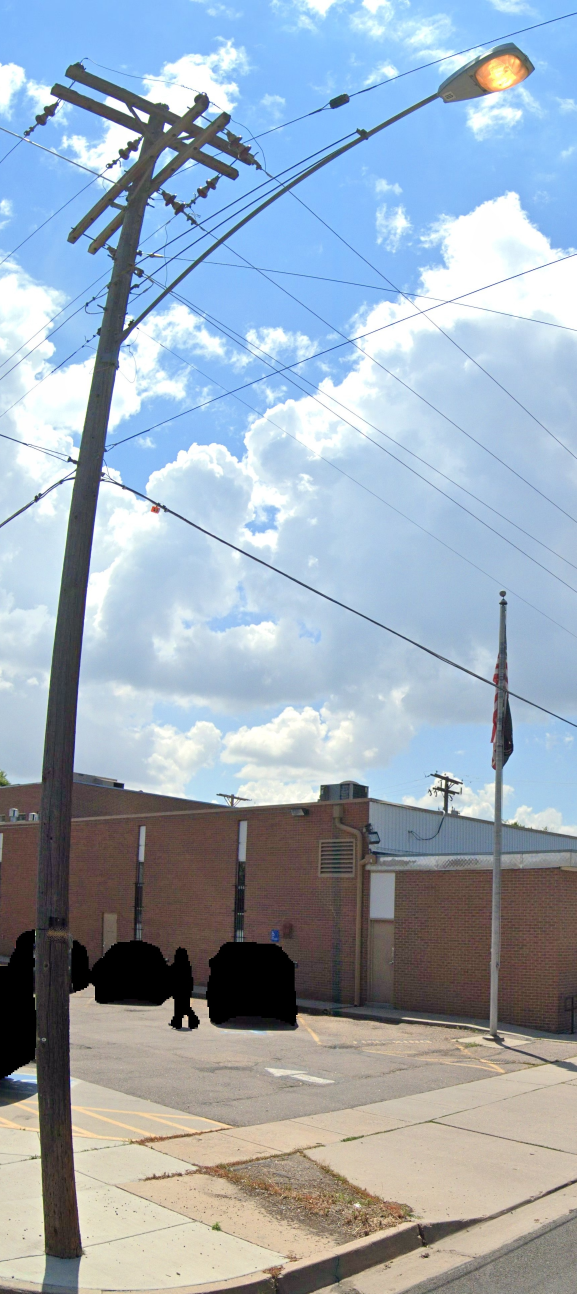
#> input picture imagery_insights/notebooks/Identify_lamp_make_model_from_RAG/data/test_dataset/o1_8db6de0ca7cd132513471b2d8c7fd44c_00250082.jpg, 1730 x 3881 px (shown at 1/3 size)
$ python -i roof.py   (imports and definitions only)   (older library calls are emulated)
#> lines starting #> are read from the running program, lines starting #| are printed output that depends on the picture; after the words box and inside, x2 and y2 are one past the last pixel; in counts of white or black regions, pixels touching at a corner belong together
#> further down, picture is the input picture: shape (3881, 1730, 3); mean B, G, R 183.1, 169.7, 156
### street_view_insights/panoramic/svi_geo/svi_geo/rosette.py
"""7-camera rosette model for Street View Insights panoramic (`SV_PANO`) imagery.

A "pano" in `pano_observations_*` is 7 unstitched frames (observation id
`o1:<pano_id>_<k>:5001ee`, k = 0..6). Cameras 0-5 look roughly horizontally ~60 deg apart,
camera 6 points at the sky. Each frame has its own `camera_pose` (heading, pitch, roll), but
no intrinsics are published, so we model every horizontal camera with one shared
Kannala-Brandt (KB4 / OpenCV fisheye) model, fitted by `svi_geo.calibrate`.

Conventions
-----------
* Camera frame: OpenCV (x right, y down, z forward).
* World frame: local ENU (east, north, up).
* `cam_rotation(...)` returns R (3x3) whose columns are the camera right/down/forward axes
  in ENU, i.e. `d_world = R @ d_cam`.
* Bearings: azimuth in degrees clockwise from north in [0, 360), elevation in degrees.
"""

from __future__ import annotations

import dataclasses
import functools
import json
import math
import re
from collections.abc import Mapping, Sequence
from importlib import resources
from pathlib import Path
from typing import Any

import cv2
import numpy as np

from svi_geo import geo

_OBS_RE = re.compile(r"^o1:(?P<pano>.+)_(?P<k>\d):5001ee$")
SKY_CAMERA = 6
N_GROUND_CAMERAS = 6


# --------------------------------------------------------------------------- ids


# [6 lines left out: function camera_index, not called in this run]


def pano_id_from_observation(observation_id: str) -> str | None:
    m = _OBS_RE.match(observation_id or "")
    return m.group("pano") if m else None


def is_ground_camera(k: int) -> bool:
    """True for the 6 roughly-horizontal cameras, False for the sky camera (6)."""
    return 0 <= int(k) < N_GROUND_CAMERAS


# --------------------------------------------------------------------------- intrinsics


@dataclasses.dataclass(frozen=True)
class Intrinsics:
    """Shared KB4 fisheye model for the horizontal rosette cameras (full-resolution pixels)."""

    width: int
    height: int
    fx: float
    fy: float
    cx: float
    cy: float
    k1: float = 0.0
    k2: float = 0.0
    k3: float = 0.0
    k4: float = 0.0
    max_theta_deg: float = 100.0
    fitted: bool = False
    source_snapshots: list[str] = dataclasses.field(default_factory=list)
    rosette_radius_m: float = 0.10
    # Per camera index k: small [dyaw, dpitch, droll] corrections (deg) added to camera_pose.
    cam_rot_delta_deg: dict[int, list[float]] = dataclasses.field(default_factory=dict)
    # Sign applied to (pitch, roll) from camera_pose, chosen from data during calibration.
    pose_convention: tuple[int, int] = (1, 1)
    metrics: dict[str, Any] = dataclasses.field(default_factory=dict)
    notes: str = ""

    @property
    def dist(self) -> np.ndarray:
        return np.array([self.k1, self.k2, self.k3, self.k4], dtype=np.float64)

    @property
    def K(self) -> np.ndarray:
        return np.array([[self.fx, 0, self.cx], [0, self.fy, self.cy], [0, 0, 1.0]])

    # [35 lines left out: functions scaled, for_image, to_dict, from_dict, not called in this run]

    def save(self, path: str | Path) -> None:
        Path(path).write_text(json.dumps(self.to_dict(), indent=2, sort_keys=True) + "\n")

    @classmethod
    def load(cls, path: str | Path) -> Intrinsics:
        return cls.from_dict(json.loads(Path(path).read_text()))


# Placeholder equidistant guess used until calibration (and as the "uncalibrated" baseline).
DEFAULT_INTRINSICS = Intrinsics(
    width=3648,
    height=5472,
    fx=1400.0,
    fy=1400.0,
    cx=1823.5,
    cy=2735.5,
    max_theta_deg=100.0,
    fitted=False,
    notes="Placeholder equidistant guess (f=1400 px); not fitted.",
)

FITTED_INTRINSICS_FILE = "rosette_kb4_v1.json"


# [11 lines left out: function load_intrinsics, not called in this run]


# --------------------------------------------------------------------------- rotations


def _pose_get(pose: Mapping[str, Any], key: str) -> float:
    v = pose.get(key) if isinstance(pose, Mapping) else getattr(pose, key)
    return 0.0 if v is None or (isinstance(v, float) and math.isnan(v)) else float(v)


# [111 lines left out: functions cam_rotation, pose_rotation, project, _theta_from_theta_d, unproject, theta_of_pixel and 3 more, not called in this run]


def pixel_to_bearing(intr: Intrinsics, pose: Mapping[str, Any], u, v, cam_k: int | None = None):
    """Pixel(s) -> (azimuth deg [0,360), elevation deg) in the world."""
    return dir_to_bearing(world_rays(intr, pose, u, v, cam_k))


# [53 lines left out: functions bearing_to_pixel, camera_center_enu, not called in this run]


# --------------------------------------------------------------------------- perspective views


@dataclasses.dataclass(frozen=True)
class PerspectiveView:
    """A virtual, world-oriented pinhole camera (zero roll unless `roll_deg` is set)."""

    yaw_deg: float
    pitch_deg: float
    hfov_deg: float
    width: int
    height: int
    roll_deg: float = 0.0

    @property
    def f(self) -> float:
        return (self.width / 2.0) / math.tan(math.radians(self.hfov_deg) / 2.0)

    @property
    def cx(self) -> float:
        return (self.width - 1) / 2.0

    @property
    def cy(self) -> float:
        return (self.height - 1) / 2.0

    @property
    def R(self) -> np.ndarray:
        return cam_rotation(self.yaw_deg, self.pitch_deg, self.roll_deg)

    # [6 lines left out: function pixel_dirs, not called in this run]

    def pixel_to_bearing(self, u, v):
        return dir_to_bearing(self.pixel_dirs(u, v))

    # [46 lines left out: functions bearing_to_pixel, box_to_bearings, perspective_maps, not called in this run]


def minification_factor(intr: Intrinsics, view: PerspectiveView) -> float:
    """Source pixels per output pixel near the view centre (`0.5*(fx + fy) / view.f`)."""
    return float(0.5 * (intr.fx + intr.fy) / max(1e-6, view.f))


# [32 lines left out: function render_perspective, not called in this run]


_IDENTITY_POSE = {"heading": 0.0, "pitch": 0.0, "roll": 0.0}


# [78 lines left out: functions undistort, _theta_d_limit, lens_mask, valid_mask, privacy_blob_mask, not called in this run]


def textured_mask(image: np.ndarray, ksize: int = 31, min_std: float = 4.0) -> np.ndarray:
    """True where local intensity std-dev >= min_std (drops flat sky / blown-out regions)."""
    gray = (image if image.ndim == 2 else cv2.cvtColor(image, cv2.COLOR_BGR2GRAY)).astype(
        np.float32
    )
    mean = cv2.blur(gray, (ksize, ksize))
    sq = cv2.blur(gray * gray, (ksize, ksize))
    return np.sqrt(np.maximum(sq - mean * mean, 0.0)) >= min_std


def _row_get(row: Any, key: str):
    return row.get(key) if isinstance(row, Mapping) else getattr(row, key)


# [125 lines left out: functions rank_cameras_for_target, select_camera_for_target, frame_edge_theta_deg, _invertible_theta_deg, sensor_edge_theta_deg, _view_grid and 2 more, not called in this run]


def vfov_for(hfov_deg: float, aspect: float) -> float:
    """Vertical FOV (deg) of a pinhole view with horizontal FOV `hfov_deg`, aspect = w / h."""
    return float(np.degrees(2 * math.atan(math.tan(math.radians(hfov_deg) / 2) / aspect)))


FOV_EVAL_WIDTH = 96  # grid used by max_view_fov (the black fraction is resolution-independent)
FOV_SAFETY = 0.8  # aim below max_black so a full-resolution render stays under it


# [44 lines left out: functions max_view_fov, _widest_view, not called in this run]


@dataclasses.dataclass(frozen=True)
class CameraChoice:
    row: Any
    cam_k: int
    hfov_deg: float
    vfov_deg: float


# [27 lines left out: function best_camera_for_view, not called in this run]


# Elevation (deg, camera frame) below which the capture vehicle's body fills the ground views.
HOOD_ELEV_DEG = -40.0


# [15 lines left out: function hood_row, not called in this run]


# --------------------------------------------------------------------------- multi-camera views
# A view centred on the seam between two cameras (on the real rosette the travel direction is
# such a seam) is composited: every view pixel is taken from the covering camera whose optical
# axis is nearest to it. The seam is hard (no blending). The two cameras flanking the travel
# direction sit on the rosette circle (radius 0.084 m) at +-30 deg, 0.084 m apart across the
# seam, so a point is seen from slightly different directions: `seam_parallax_px`. In a 70 deg
# 1024 px road view pitched -22 deg (f = 731 px) the step is 16.6 px for the ground at the
# hood-crop row (-40 deg, 3.9 m slant range), 8.4 px for the ground at -20 deg, and 3.3 / 1.3 px
# for objects 20 / 50 m away near the horizon (tests/test_rosette_fov.py).
ROSETTE_RADIUS_M = 0.084


# [197 lines left out: functions seam_parallax_px, _ground_rows, _owners, view_black_fraction_multi, max_view_fov_multi, composite_rows and 2 more, not called in this run]

### street_view_insights/panoramic/svi_geo/svi_geo/roof.py
"""Roof views and roof-edge validation (pure code; Gemini only proposes the polylines).

* `render_roof_view` renders a pinhole view with no black border (per-side FOV limits).
* `validate_roof_edges` accepts a proposed edge only where the image has an oriented
  gradient and a line segment along it, off foliage, sky and no-data pixels; accepted edges
  are snapped to the image lines. `random_acceptance` reports how often random segments of
  the same image (or of the roof band) pass, so every result carries its own false-accept
  baseline. The validator checks that a straight image edge exists where an edge was drawn,
  not that it is a roof edge; `decoy_acceptance` measures how often named non-roof lines
  (horizon, wall base, siding) pass.
"""

import dataclasses
import math
import warnings
from collections.abc import Mapping, Sequence
from typing import Any

import cv2
import numpy as np

from svi_geo import rosette

MIN_ROOF_HFOV_DEG = 8.0  # narrower views carry too little context to trace a roof


# [41 lines left out: function render_roof_view, not called in this run]


@dataclasses.dataclass(frozen=True)
class TypedEdge:
    """A roof polyline in view pixels, (x, y) per vertex, with its Gemini edge type."""

    edge_type: str | None
    points: list[tuple[float, float]]
    reason: str = ""  # why it was rejected (empty when accepted)


@dataclasses.dataclass
class RoofValidationResult:
    valid_edges: list[TypedEdge]
    rejected_edges: list[TypedEdge]
    mean_gradient_support: float  # over accepted edges only
    raw_mean_gradient_support: float  # over all edges
    median_angle_residual_deg: float  # accepted segments vs their snapped lines
    floating_sky_edges_count: int
    corner_foldover_rate: float  # from snapped vertices of accepted edges
    random_acceptance: float  # share of random segments this validator accepts on this image


# Tuned on synthetic seeds 0-7 (tests/synthetic_scenes.py); asserted on held-out seeds 8-15.
GRAD_PERCENTILE = 85.0  # a supporting pixel's gradient magnitude is >= this image percentile
NORMAL_SEARCH_PX = 2  # search +-this many pixels along the segment normal
ORIENT_TOL_DEG = 20.0  # gradient direction within this of the segment normal
MIN_SUPPORT = 0.70  # share of samples that must be supported
LSD_DIST_PX = 3.0  # an LSD segment within this distance ...
LSD_ANGLE_DEG = 5.0  # ... and angle of the segment counts towards its overlap
MIN_LSD_OVERLAP = 0.50  # share of the segment length covered by such LSD segments
MAX_FOLIAGE = 0.40
MAX_SKY = 0.40
MIN_VALID = 0.98  # share of samples inside the (eroded) valid mask
VALID_ERODE_PX = 5  # keeps segments off the no-data border
MIN_SEGMENT_PX = 8.0
PARALLEL_DEG = 10.0  # consecutive snapped lines closer than this to parallel meet at midpoint
RANDOM_LEN_PX = (100.0, 400.0)


@dataclasses.dataclass
class _Context:
    gray: np.ndarray
    mag: np.ndarray
    ang: np.ndarray  # gradient direction, degrees [0, 360)
    mag_thresh: float
    lsd: np.ndarray  # (n, 4) x1, y1, x2, y2
    foliage: np.ndarray  # bool
    sky: np.ndarray  # bool (interior of sky above the horizon)
    valid: np.ndarray  # bool (eroded valid mask)


def _foliage_mask(img: np.ndarray) -> np.ndarray:
    hsv = cv2.cvtColor(img, cv2.COLOR_BGR2HSV)
    return cv2.inRange(hsv, np.array([35, 40, 40]), np.array([85, 255, 255])) > 0


def _sky_mask(img: np.ndarray, horizon_row: float | None) -> np.ndarray:
    """Smooth, bright, low-saturation-or-blue pixels above the horizon, eroded so that the
    boundary between sky and a roof is not counted as sky."""
    h, w = img.shape[:2]
    row = h // 3 if horizon_row is None else int(np.clip(horizon_row, 0, h))
    hsv = cv2.cvtColor(img, cv2.COLOR_BGR2HSV)
    bright = hsv[..., 2] >= 100
    blue_or_grey = ((hsv[..., 0] >= 90) & (hsv[..., 0] <= 130)) | (hsv[..., 1] <= 40)
    smooth = ~rosette.textured_mask(img, ksize=15, min_std=6.0)
    sky = bright & blue_or_grey & smooth
    sky[row:] = False
    sky = cv2.erode(sky.astype(np.uint8), np.ones((9, 9), np.uint8)) > 0
    return sky


def horizon_row_for(view: rosette.PerspectiveView) -> float:
    """Image row of the horizon (elevation 0) in a zero-roll pinhole view."""
    return view.cy + view.f * math.tan(math.radians(view.pitch_deg))


def _context(img: np.ndarray, valid_mask: np.ndarray | None, horizon_row: float | None):
    gray = cv2.cvtColor(img, cv2.COLOR_BGR2GRAY) if img.ndim == 3 else img
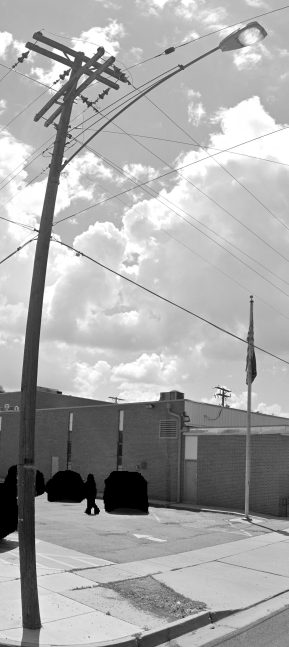
#> gray: shape (3881, 1730) (shown at 1/6 size); min 0, max 255, mean 167.2
    g = cv2.GaussianBlur(gray, (3, 3), 0).astype(np.float32)
    gx = cv2.Sobel(g, cv2.CV_32F, 1, 0, ksize=3)
    gy = cv2.Sobel(g, cv2.CV_32F, 0, 1, ksize=3)
    mag, ang = cv2.cartToPolar(gx, gy, angleInDegrees=True)
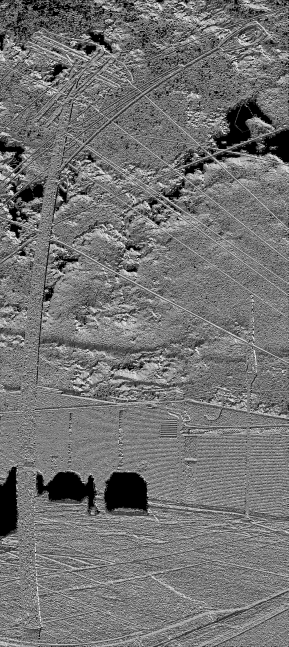
#> ang: shape (3881, 1730) float32 (shown at 1/6 size); min 0, max 359.9, mean 162.9; drawn with min black and max white
    if valid_mask is None:
        valid_mask = np.ones(gray.shape, bool)
    valid = cv2.erode(
        valid_mask.astype(np.uint8), np.ones((2 * VALID_ERODE_PX + 1,) * 2, np.uint8)
    ).astype(bool)
    thresh = float(np.percentile(mag[valid], GRAD_PERCENTILE)) if valid.any() else math.inf
#> thresh = 34.06
    lines = cv2.createLineSegmentDetector(cv2.LSD_REFINE_STD).detect(gray)[0]
    lsd = np.zeros((0, 4)) if lines is None else lines.reshape(-1, 4).astype(np.float64)
    return _Context(gray, mag, ang, thresh, lsd, _foliage_mask(img),
                    _sky_mask(img, horizon_row), valid)  # fmt: skip
#> in _foliage_mask, `return cv2.inRange(hsv, np.array([35, 40, 40]), np.array([85, 255, 255..`:
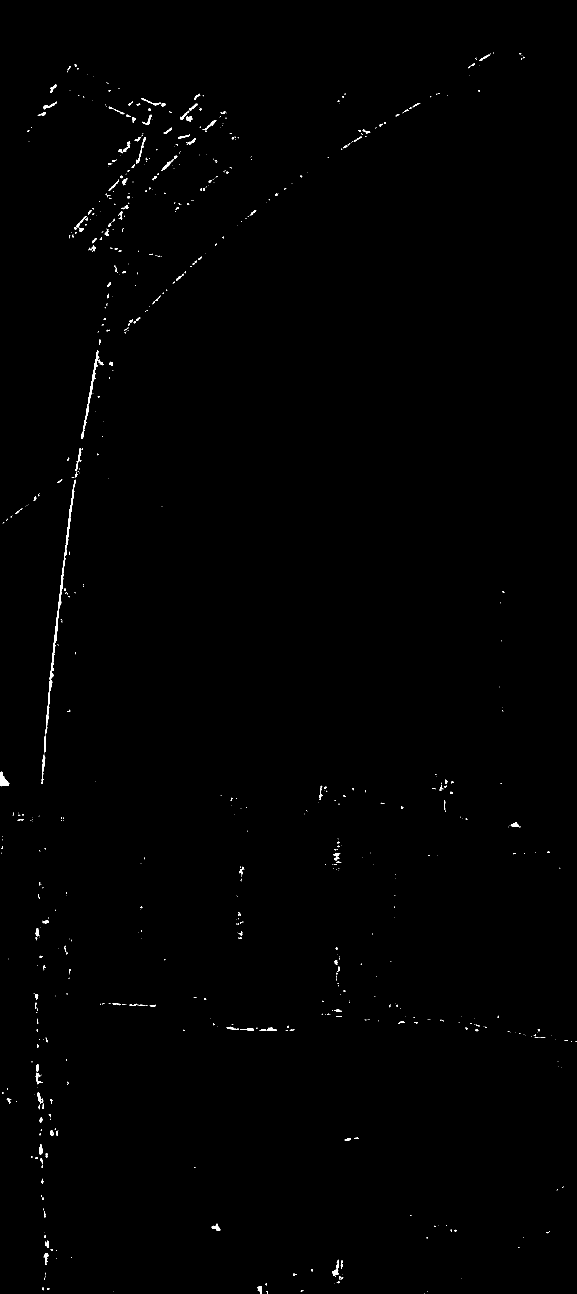
#> returned value: shape (3881, 1730) bool (shown at 1/3 size); 0.35% white; 815 white regions (599 under 20 px), largest, box (x1, y1, x2, y2) and area: (136, 1439, 227, 2204) 3428, (245, 1051, 298, 1317) 1283, (0, 2315, 28, 2359) 684
#> in _sky_mask, `h, w = img.shape[:2]`: h = 3881; w = 1730
#> in _sky_mask, `row = h // 3 if horizon_row is None else int(np.clip(horizon_row, 0, h))`: row = 1293
#> in _sky_mask, `blue_or_grey = ((hsv[..., 0] >= 90) & (hsv[..., 0] <= 130)) | (hsv[.....`:
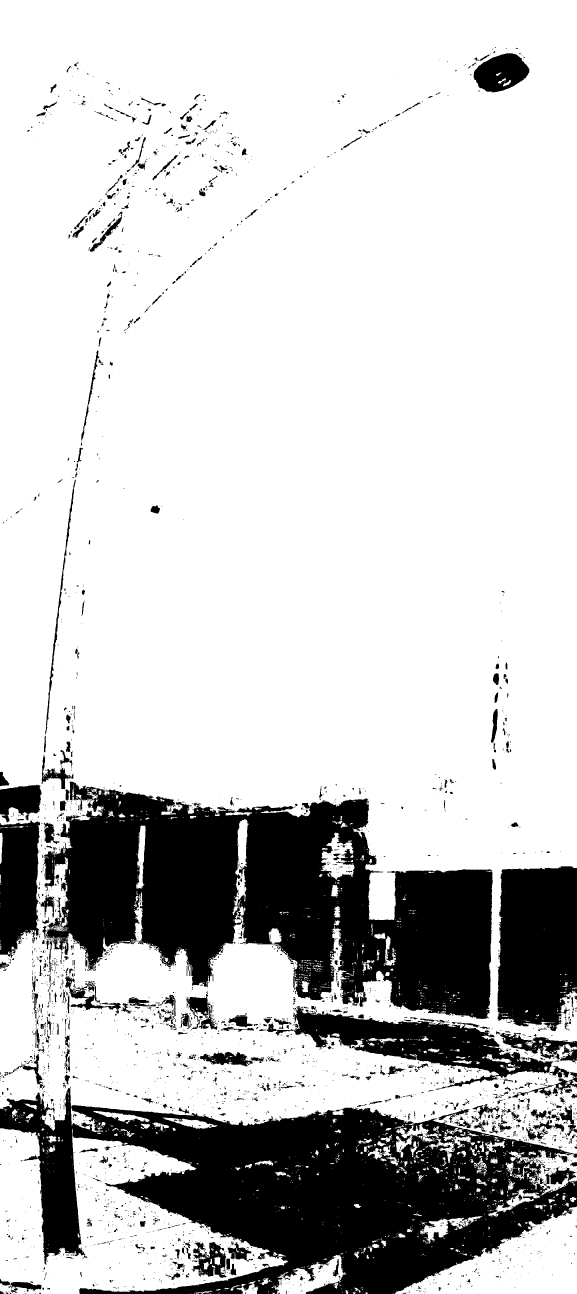
#> blue_or_grey: shape (3881, 1730) bool (shown at 1/3 size); 78.6% white; 4275 black regions (3578 under 20 px), largest, box (x1, y1, x2, y2) and area: (128, 2344, 1478, 3058) 540691, (0, 3259, 1730, 3881) 532680, (1492, 2599, 1730, 3094) 103321
#> in textured_mask, `sq = cv2.blur(gray * gray, (ksize, ksize))`:
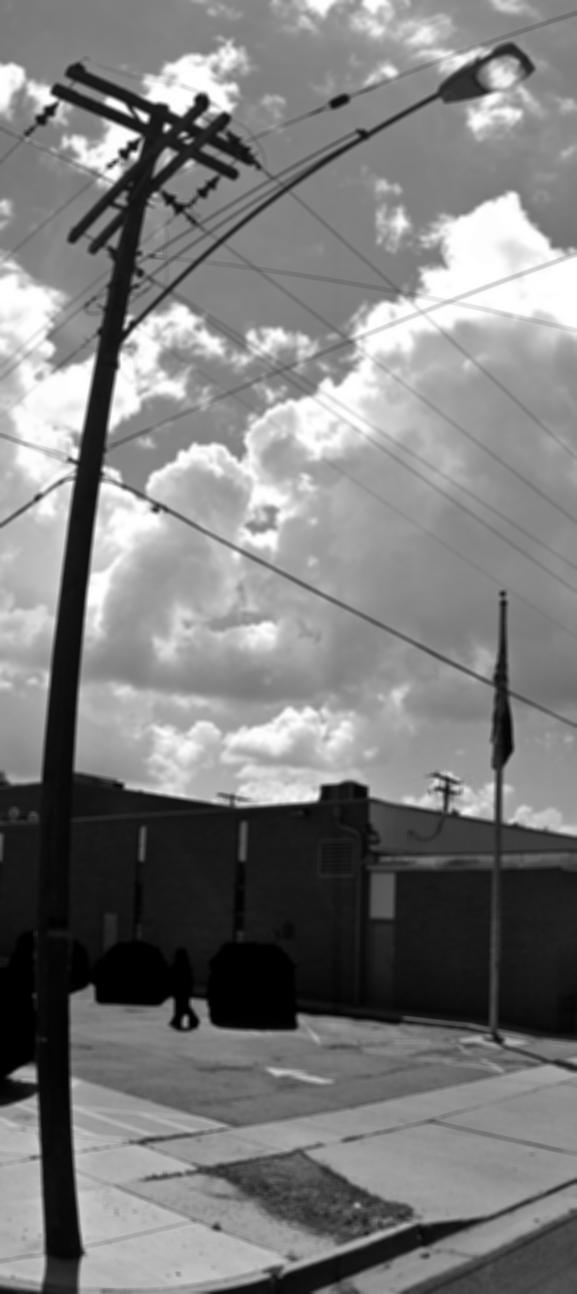
#> sq: shape (3881, 1730) float32 (shown at 1/3 size); min 0, max 65025, mean 31805.3; drawn with min black and max white
#> (the rest of the program and of its run is left out)
